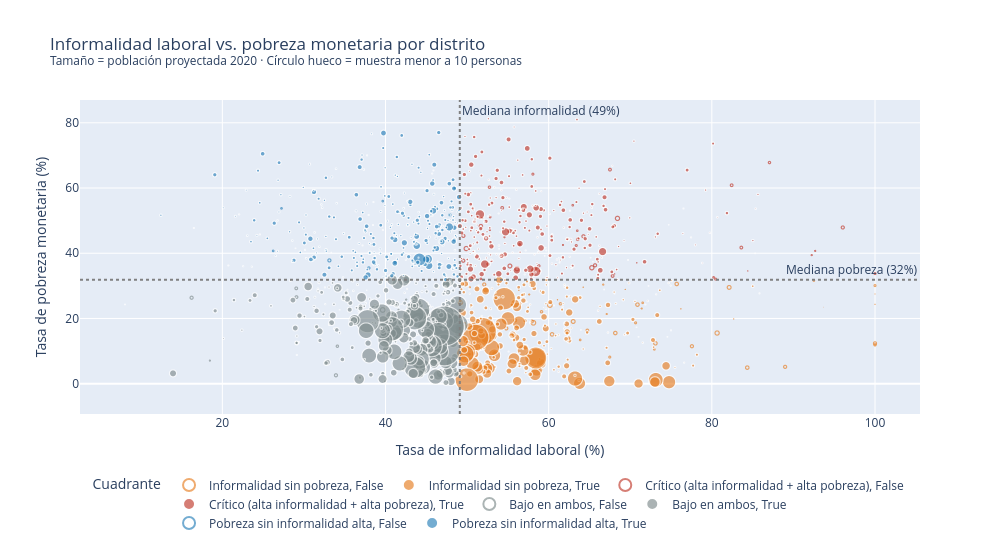

The code cell stored with this chart in its notebook:
### Markdown cell above
# <font color=green>Parte 3. Visualizaciones</font>

## <font color=279CF5>3.1 Dispersión con cuadrantes: informalidad vs. pobreza distrital</font>

Este es el gráfico central del proyecto: pone en un mismo plano la variable que viene de la ENAHO
(eje X) y la que viene del Mapa de Pobreza (eje Y). Las líneas punteadas marcan las medianas y parten
el gráfico en cuatro cuadrantes de política. El tamaño representa la población del distrito, y los
distritos con muestra chica se dibujan con menor opacidad.

### Code cell
fig = px.scatter(
    df,
    x="tasa_informalidad_pct",
    y="pobreza_pct",
    color="cuadrante",
    size="POBLACION_PROYECTADA_2020",
    size_max=40,
    symbol="muestra_suficiente",
    symbol_map={True: "circle", False: "circle-open"},
    hover_name="DISTRITO",
    hover_data={"DEPARTAMENTO": True, "PROVINCIA": True, "n_muestra": True,
                "POBLACION_PROYECTADA_2020": ":,", "cuadrante": False,
                "muestra_suficiente": False},
    color_discrete_map={
        "Crítico (alta informalidad + alta pobreza)": "#C0392B",
        "Informalidad sin pobreza": "#E67E22",
        "Pobreza sin informalidad alta": "#2980B9",
        "Bajo en ambos": "#7F8C8D",
    },
    opacity=0.65,
    title="Informalidad laboral vs. pobreza monetaria por distrito<br>"
          "<sup>Tamaño = población proyectada 2020 · Círculo hueco = muestra menor a "
          f"{UMBRAL_MUESTRA} personas</sup>",
)

fig.add_vline(x=corte_inf, line_dash="dot", line_color="grey",
              annotation_text=f"Mediana informalidad ({corte_inf:.0f}%)")
fig.add_hline(y=corte_pob, line_dash="dot", line_color="grey",
              annotation_text=f"Mediana pobreza ({corte_pob:.0f}%)")

fig.update_layout(
    xaxis_title="Tasa de informalidad laboral (%)",
    yaxis_title="Tasa de pobreza monetaria (%)",
    legend_title="Cuadrante",
    legend=dict(orientation="h", yanchor="top", y=-0.18, xanchor="center", x=0.5),
    width=1000,
    height=550,
)
fig.show()

print("Correlación informalidad–pobreza:",
      round(df["tasa_informalidad_pct"].corr(df["pobreza_pct"]), 3))

### Figure 1 — Plotly figure (JSON) as saved in the notebook; plotly's stock layout.template omitted (floating-point values rounded to 4 significant figures; data arrays with more than 128 entries replaced by an {"elided": "..."} marker saying what was removed)
{"data": [{"customdata": {"elided": "47x6 mixed values"}, "hovertemplate": "<b>%{hovertext}</b><br><br>tasa_informalidad_pct=%{x}<br>pobreza_pct=%{y}<br>POBLACION_PROYECTADA_2020=%{customdata[3]:,}<br>DEPARTAMENTO=%{customdata[0]}<br>PROVINCIA=%{customdata[1]}<br>n_muestra=%{customdata[2]}<extra></extra>", "hovertext": ["SUSAPAYA", "PUNTA DE BOMBÓN", "CHAVÍN", "PUTINZA", "CARAVELÍ", "LLIPA", "YANAHUAYA", "SAN JOSÉ DE LOS MOLINOS", "PARACAS", "MARCABAMBA", "CHAGLLA", "LA BREA", "QUEQUEÑA", "TOTORA", "BUENOS AIRES", "COCACHACRA", "CANTA", "YANQUE", "SUCCHA", "HUARI", "NUEVE DE JULIO", "TICACO", "EL ALTO", "CALANGO", "PILLPINTO", "HUANCAPÓN", "CHIVAY", "MADRIGAL", "SANTA ROSA DE OCOPA", "OROPESA", "RECUAY", "HUAYLLAHUARA", "CERRO AZUL", "CHICAMA", "JUAN GUERRA", "TATE", "CONCEPCIÓN", "LUCRE", "SAN JUAN DE TARUCANI", "HONGOS", "SALITRAL", "SANTA RITA DE SIGUAS", "MANCOS", "CALLALLI", "SAN BARTOLO", "LAMPIÁN", "OYOTÚN"], "legendgroup": "Informalidad sin pobreza, False", "marker": {"color": "#E67E22", "opacity": 0.65, "size": [488, 6464, 2658, 517, 4227, 233, 2127, 7989, 9011, 621, 10278, 13192, 6977, 288, 10211, 8363, 2247, 2158, 727, 9803, 2555, 582, 8969, 2409, 1033, 945, 5889, 660, 2092, 11563, 4527, 662, 8637, 16065, 4147, 5184, 16806, 5223, 1299, 319, 7667, 7478, 6881, 1357, 8722, 313, 8359], "sizemode": "area", "sizeref": 736.0, "symbol": "circle-open"}, "mode": "markers", "name": "Informalidad sin pobreza, False", "showlegend": true, "type": "scattergl", "x": [100.0, 100.0, 100.0, 100.0, 100.0, 93.73, 92.51, 88.99, 84.34, 82.67, 82.12, 80.65, 77.56, 76.2, 75.7, 73.08, 72.96, 71.52, 71.4, 70.88, 70.66, 69.4, 68.17, 67.49, 67.12, 66.69, 64.74, 64.24, 63.86, 63.01, 61.44, 61.08, 60.42, 60.15, 59.13, 59.03, 58.13, 57.96, 57.62, 56.34, 55.88, 54.8, 52.1, 50.34, 49.98, 49.92, 49.64], "xaxis": "x", "y": [27.51, 12.39, 30.08, 24.31, 11.92, 23.5, 31.63, 5.164, 4.927, 19.86, 29.52, 15.54, 11.49, 22.97, 30.58, 12.39, 10.54, 24.8, 23.05, 24.25, 18.67, 28.91, 15.54, 8.154, 21.35, 30.36, 16.31, 29.57, 13.42, 19.08, 24.49, 25.77, 15.13, 24.11, 22.06, 4.291, 18.67, 19.08, 27.34, 28.65, 19.43, 16.95, 30.43, 29.57, 13.34, 10.16, 18.26], "yaxis": "y"}, {"customdata": {"elided": "268x6 mixed values"}, "hovertemplate": "<b>%{hovertext}</b><br><br>tasa_informalidad_pct=%{x}<br>pobreza_pct=%{y}<br>POBLACION_PROYECTADA_2020=%{customdata[3]:,}<br>DEPARTAMENTO=%{customdata[0]}<br>PROVINCIA=%{customdata[1]}<br>n_muestra=%{customdata[2]}<extra></extra>", "hovertext": {"elided": "268 str values"}, "legendgroup": "Informalidad sin pobreza, True", "marker": {"color": "#E67E22", "opacity": 0.65, "size": {"elided": "268 int values"}, "sizemode": "area", "sizeref": 736.0, "symbol": "circle"}, "mode": "markers", "name": "Informalidad sin pobreza, True", "showlegend": true, "type": "scattergl", "x": {"elided": "268 float values"}, "xaxis": "x", "y": {"elided": "268 float values"}, "yaxis": "y"}, {"customdata": {"elided": "38x6 mixed values"}, "hovertemplate": "<b>%{hovertext}</b><br><br>tasa_informalidad_pct=%{x}<br>pobreza_pct=%{y}<br>POBLACION_PROYECTADA_2020=%{customdata[3]:,}<br>DEPARTAMENTO=%{customdata[0]}<br>PROVINCIA=%{customdata[1]}<br>n_muestra=%{customdata[2]}<extra></extra>", "hovertext": ["PILPICHACA", "PISACOMA", "SAN JUAN", "POCOHUANCA", "CORANI", "TOMAS", "MARA", "GREGORIO PITA", "COTARUSE", "HUANCAPI", "MADEAN", "DESAGUADERO", "TUPE", "TENIENTE CESAR LOPEZ ROJAS", "COASA", "SAUCE", "PUEBLO NUEVO", "POMACANCHI", "CHUPA", "SANTIAGO DE PISCHA", "TENIENTE MANUEL CLAVERO ", "PROVIDENCIA", "UNICACHI", "SANTIAGO DE PUPUJA", "HUAYRAPATA", "CABANA", "CASCAS", "SAN PEDRO DE PUTINA PUNCU", "CHIARA", "SUCRE", "TAPAIRIHUA", "QUINJALCA", "POTONI", "LAMPA", "NUÑOA", "QUIRUVILCA", "GUADALUPITO", "COVIRIALI"], "legendgroup": "Crítico (alta informalidad + alta pobreza), False", "marker": {"color": "#C0392B", "opacity": 0.65, "size": [2899, 8114, 994, 1041, 4735, 484, 6127, 5150, 2491, 1878, 536, 13132, 490, 6219, 5932, 6810, 12767, 7598, 5756, 1639, 2616, 1389, 849, 4509, 2488, 1976, 14344, 10233, 1209, 5455, 1901, 792, 3637, 1983, 8374, 13703, 7663, 6573], "sizemode": "area", "sizeref": 736.0, "symbol": "circle-open"}, "mode": "markers", "name": "Crítico (alta informalidad + alta pobreza), False", "showlegend": true, "type": "scattergl", "x": [100.0, 96.05, 92.67, 92.25, 87.07, 84.4, 83.61, 82.43, 80.47, 80.22, 70.79, 68.44, 68.09, 67.84, 67.51, 65.69, 65.29, 64.26, 63.58, 63.51, 63.38, 62.95, 61.75, 58.79, 58.06, 56.44, 56.12, 55.25, 54.57, 54.31, 52.82, 52.79, 52.75, 51.69, 51.69, 49.9, 49.55, 49.53], "xaxis": "x", "y": [33.76, 47.91, 40.74, 39.41, 67.82, 34.57, 41.75, 60.85, 32.07, 32.61, 37.08, 50.69, 33.68, 33.03, 65.64, 36.31, 35.56, 45.2, 44.31, 46.91, 42.37, 54.73, 42.55, 36.13, 64.26, 42.7, 35.28, 36.09, 44.92, 53.91, 51.09, 47.12, 60.25, 32.15, 48.31, 41.44, 45.33, 37.71], "yaxis": "y"}, {"customdata": {"elided": "282x6 mixed values"}, "hovertemplate": "<b>%{hovertext}</b><br><br>tasa_informalidad_pct=%{x}<br>pobreza_pct=%{y}<br>POBLACION_PROYECTADA_2020=%{customdata[3]:,}<br>DEPARTAMENTO=%{customdata[0]}<br>PROVINCIA=%{customdata[1]}<br>n_muestra=%{customdata[2]}<extra></extra>", "hovertext": {"elided": "282 str values"}, "legendgroup": "Crítico (alta informalidad + alta pobreza), True", "marker": {"color": "#C0392B", "opacity": 0.65, "size": {"elided": "282 int values"}, "sizemode": "area", "sizeref": 736.0, "symbol": "circle"}, "mode": "markers", "name": "Crítico (alta informalidad + alta pobreza), True", "showlegend": true, "type": "scattergl", "x": {"elided": "282 float values"}, "xaxis": "x", "y": {"elided": "282 float values"}, "yaxis": "y"}, {"customdata": [["AREQUIPA", "ISLAY", 9, 1240, "Bajo en ambos", false], ["JUNÍN", "YAULI", 6, 1644, "Bajo en ambos", false], ["ÁNCASH", "HUARMEY", 9, 763, "Bajo en ambos", false], ["ÁNCASH", "RECUAY", 9, 854, "Bajo en ambos", false], ["LAMBAYEQUE", "CHICLAYO", 7, 2439, "Bajo en ambos", false], ["LAMBAYEQUE", "FERREÑAFE", 4, 16007, "Bajo en ambos", false], ["PIURA", "PAITA", 9, 14170, "Bajo en ambos", false], ["AREQUIPA", "AREQUIPA", 9, 4544, "Bajo en ambos", false], ["ICA", "CHINCHA", 5, 6574, "Bajo en ambos", false], ["JUNÍN", "HUANCAYO", 8, 4859, "Bajo en ambos", false], ["PIURA", "PAITA", 9, 6156, "Bajo en ambos", false], ["LIMA ", "LIMA", 5, 1142, "Bajo en ambos", false], ["CAJAMARCA", "CONTUMAZÁ", 6, 6993, "Bajo en ambos", false]], "hovertemplate": "<b>%{hovertext}</b><br><br>tasa_informalidad_pct=%{x}<br>pobreza_pct=%{y}<br>POBLACION_PROYECTADA_2020=%{customdata[3]:,}<br>DEPARTAMENTO=%{customdata[0]}<br>PROVINCIA=%{customdata[1]}<br>n_muestra=%{customdata[2]}<extra></extra>", "hovertext": ["MEJIA", "PACCHA", "MALVAS", "PAMPAS CHICO", "ETÉN PUERTO", "PUEBLO NUEVO", "LA HUACA", "SABANDIA", "TAMBO DE MORA", "PUCARA", "VICHAYAL", "SANTA MARÍA DEL MAR", "YONÁN"], "legendgroup": "Bajo en ambos, False", "marker": {"color": "#7F8C8D", "opacity": 0.65, "size": [1240, 1644, 763, 854, 2439, 16007, 14170, 4544, 6574, 4859, 6156, 1142, 6993], "sizemode": "area", "sizeref": 736.0, "symbol": "circle-open"}, "mode": "markers", "name": "Bajo en ambos, False", "showlegend": true, "type": "scattergl", "x": [46.56, 46.34, 42.54, 41.59, 40.62, 39.66, 38.59, 34.1, 33.93, 29.09, 29.06, 18.47, 16.24], "xaxis": "x", "y": [4.034, 13.62, 25.76, 22.66, 8.797, 22.61, 23.06, 11.49, 2.586, 26.55, 29.24, 7.066, 26.36], "yaxis": "y"}, {"customdata": {"elided": "307x6 mixed values"}, "hovertemplate": "<b>%{hovertext}</b><br><br>tasa_informalidad_pct=%{x}<br>pobreza_pct=%{y}<br>POBLACION_PROYECTADA_2020=%{customdata[3]:,}<br>DEPARTAMENTO=%{customdata[0]}<br>PROVINCIA=%{customdata[1]}<br>n_muestra=%{customdata[2]}<extra></extra>", "hovertext": {"elided": "307 str values"}, "legendgroup": "Bajo en ambos, True", "marker": {"color": "#7F8C8D", "opacity": 0.65, "size": {"elided": "307 int values"}, "sizemode": "area", "sizeref": 736.0, "symbol": "circle"}, "mode": "markers", "name": "Bajo en ambos, True", "showlegend": true, "type": "scattergl", "x": {"elided": "307 float values"}, "xaxis": "x", "y": {"elided": "307 float values"}, "yaxis": "y"}, {"customdata": [["LORETO", "UCAYALI", 8, 6200, "Pobreza sin informalidad alta", false], ["LA LIBERTAD", "PATAZ", 7, 2290, "Pobreza sin informalidad alta", false], ["PUNO", "SAN ROMÁN", 5, 4546, "Pobreza sin informalidad alta", false], ["AYACUCHO", "PARINACOCHAS", 8, 7191, "Pobreza sin informalidad alta", false], ["AYACUCHO", "SUCRE", 9, 461, "Pobreza sin informalidad alta", false], ["LORETO", "REQUENA", 6, 1631, "Pobreza sin informalidad alta", false], ["ÁNCASH", "CORONGO", 9, 1790, "Pobreza sin informalidad alta", false]], "hovertemplate": "<b>%{hovertext}</b><br><br>tasa_informalidad_pct=%{x}<br>pobreza_pct=%{y}<br>POBLACION_PROYECTADA_2020=%{customdata[3]:,}<br>DEPARTAMENTO=%{customdata[0]}<br>PROVINCIA=%{customdata[1]}<br>n_muestra=%{customdata[2]}<extra></extra>", "hovertext": ["PAMPA HERMOSA", "SANTIAGO DE CHALLAS", "CABANILLAS", "PULLO", "CHALCOS", "ALTO TAPICHE", "CORONGO"], "legendgroup": "Pobreza sin informalidad alta, False", "marker": {"color": "#2980B9", "opacity": 0.65, "size": [6200, 2290, 4546, 7191, 461, 1631, 1790], "sizemode": "area", "sizeref": 736.0, "symbol": "circle-open"}, "mode": "markers", "name": "Pobreza sin informalidad alta, False", "showlegend": true, "type": "scattergl", "x": [47.86, 39.67, 37.95, 33.12, 31.05, 27.25, 26.23], "xaxis": "x", "y": [51.77, 56.0, 35.48, 37.81, 58.36, 53.77, 40.72], "yaxis": "y"}, {"customdata": {"elided": "308x6 mixed values"}, "hovertemplate": "<b>%{hovertext}</b><br><br>tasa_informalidad_pct=%{x}<br>pobreza_pct=%{y}<br>POBLACION_PROYECTADA_2020=%{customdata[3]:,}<br>DEPARTAMENTO=%{customdata[0]}<br>PROVINCIA=%{customdata[1]}<br>n_muestra=%{customdata[2]}<extra></extra>", "hovertext": {"elided": "308 str values"}, "legendgroup": "Pobreza sin informalidad alta, True", "marker": {"color": "#2980B9", "opacity": 0.65, "size": {"elided": "308 int values"}, "sizemode": "area", "sizeref": 736.0, "symbol": "circle"}, "mode": "markers", "name": "Pobreza sin informalidad alta, True", "showlegend": true, "type": "scattergl", "x": {"elided": "308 float values"}, "xaxis": "x", "y": {"elided": "308 float values"}, "yaxis": "y"}], "layout": {"annotations": [{"showarrow": false, "text": "Mediana informalidad (49%)", "x": 49.11, "xanchor": "left", "xref": "x", "y": 1, "yanchor": "top", "yref": "y domain"}, {"showarrow": false, "text": "Mediana pobreza (32%)", "x": 1, "xanchor": "right", "xref": "x domain", "y": 31.9, "yanchor": "bottom", "yref": "y"}], "height": 550, "legend": {"itemsizing": "constant", "orientation": "h", "title": {"text": "Cuadrante"}, "tracegroupgap": 0, "x": 0.5, "xanchor": "center", "y": -0.18, "yanchor": "top"}, "shapes": [{"line": {"color": "grey", "dash": "dot"}, "type": "line", "x0": 49.11, "x1": 49.11, "xref": "x", "y0": 0, "y1": 1, "yref": "y domain"}, {"line": {"color": "grey", "dash": "dot"}, "type": "line", "x0": 0, "x1": 1, "xref": "x domain", "y0": 31.9, "y1": 31.9, "yref": "y"}], "title": {"text": "Informalidad laboral vs. pobreza monetaria por distrito<br><sup>Tamaño = población proyectada 2020 · Círculo hueco = muestra menor a 10 personas</sup>"}, "width": 1000, "xaxis": {"anchor": "y", "domain": [0, 1], "title": {"text": "Tasa de informalidad laboral (%)"}}, "yaxis": {"anchor": "x", "domain": [0, 1], "title": {"text": "Tasa de pobreza monetaria (%)"}}}}
